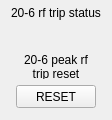
  <widget class="PyDMFrame" name="PyDMFrame_3">
   <property name="geometry">
    <rect>
     <x>10</x>
     <y>355</y>
     <width>112</width>
     <height>120</height>
    </rect>
   </property>
   <property name="toolTip">
    <string/>
   </property>
   <property name="alarmSensitiveBorder" stdset="0">
    <bool>true</bool>
   </property>
   <property name="channel" stdset="0">
    <string>KLYS:LI20:61:PEAKPOWER_MPS</string>
   </property>
   <widget class="QLabel" name="label_9">
    <property name="geometry">
     <rect>
      <x>0</x>
      <y>5</y>
      <width>112</width>
      <height>16</height>
     </rect>
    </property>
    <property name="styleSheet">
     <string notr="true">background-color: rgba(255, 255, 255, 0);</string>
    </property>
    <property name="text">
     <string>20-6 rf trip status</string>
    </property>
    <property name="alignment">
     <set>Qt::AlignCenter</set>
    </property>
   </widget>
   <widget class="PyDMLabel" name="PyDMLabel">
    <property name="geometry">
     <rect>
      <x>6</x>
      <y>25</y>
      <width>100</width>
      <height>15</height>
     </rect>
    </property>
    <property name="toolTip">
     <string/>
    </property>
    <property name="alignment">
     <set>Qt::AlignCenter</set>
    </property>
    <property name="channel" stdset="0">
     <string>KLYS:LI20:61:PEAKPOWER_MPS</string>
    </property>
   </widget>
   <widget class="QLabel" name="label_10">
    <property name="geometry">
     <rect>
      <x>0</x>
      <y>55</y>
      <width>112</width>
      <height>24</height>
     </rect>
    </property>
    <property name="styleSheet">
     <string notr="true">background-color: rgba(255, 255, 255, 0);</string>
    </property>
    <property name="text">
     <string>20-6 peak rf
trip reset</string>
    </property>
    <property name="alignment">
     <set>Qt::AlignCenter</set>
    </property>
   </widget>
   <widget class="PyDMPushButton" name="PyDMPushButton">
    <property name="geometry">
     <rect>
      <x>16</x>
      <y>85</y>
      <width>80</width>
      <height>23</height>
     </rect>
    </property>
    <property name="toolTip">
     <string/>
    </property>
    <property name="text">
     <string>RESET</string>
    </property>
    <property name="channel" stdset="0">
     <string>KLYS:LI20:61:PRESET</string>
    </property>
   </widget>
  </widget>
